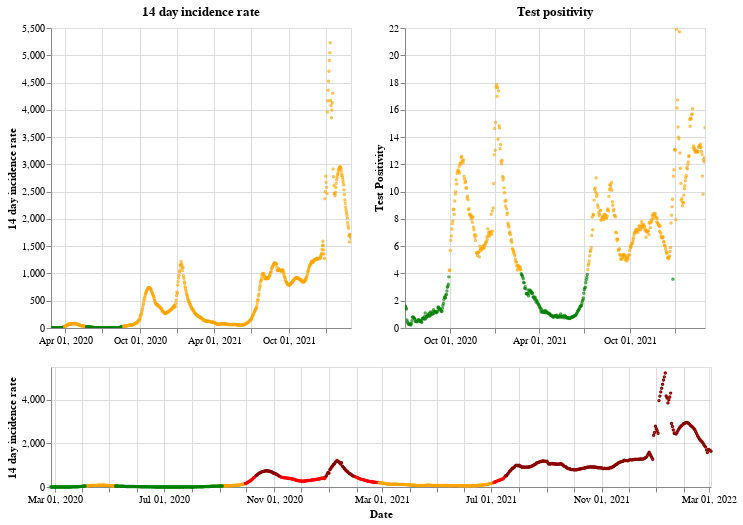

The notebook cell this image was saved under:
### Markdown cell above
## Northern Ireland

### Code cell
plot_traffic_light('Northern Ireland')

### Figure 1 — Vega-Lite specification as saved in the notebook (floating-point values rounded to 4 significant figures; data arrays with more than 128 entries replaced by an {"elided": "..."} marker saying what was removed)
{"config": {"view": {"continuousWidth": 400, "continuousHeight": 300}}, "vconcat": [{"hconcat": [{"mark": {"type": "point", "size": 2}, "encoding": {"color": {"condition": {"value": "green", "test": "(datum.twoWeeklyCasesRate <= 25)"}, "value": "orange"}, "tooltip": [{"type": "nominal", "field": "areaName"}, {"type": "temporal", "field": "date"}, {"type": "quantitative", "field": "twoWeeklyCasesRate"}, {"type": "quantitative", "field": "testPositivity"}], "x": {"type": "temporal", "axis": {"title": ""}, "field": "date", "scale": {"domain": {"selection": "DateBrush"}}, "timeUnit": "yearmonthdate"}, "y": {"type": "quantitative", "axis": {"title": "14 day incidence rate"}, "field": "twoWeeklyCasesRate"}}, "title": "14 day incidence rate", "width": 300}, {"mark": {"type": "point", "size": 2}, "encoding": {"color": {"condition": {"value": "green", "test": "(datum.testPositivity <= 4)"}, "value": "orange"}, "tooltip": [{"type": "nominal", "field": "areaName"}, {"type": "temporal", "field": "date"}, {"type": "quantitative", "field": "twoWeeklyCasesRate"}, {"type": "quantitative", "field": "testPositivity"}], "x": {"type": "temporal", "axis": {"title": ""}, "field": "date", "scale": {"domain": {"selection": "DateBrush"}}, "timeUnit": "yearmonthdate"}, "y": {"type": "quantitative", "axis": {"title": "Test Positivity"}, "field": "testPositivity"}}, "title": "Test positivity", "width": 300}]}, {"layer": [{"mark": {"type": "point", "size": 2}, "encoding": {"color": {"condition": {"value": "orange", "test": "(((datum.testPositivity < 4) && (datum.twoWeeklyCasesRate >= 50)) && (datum.twoWeeklyCasesRate < 200))"}, "value": "red"}, "opacity": {"condition": {"value": 1, "test": "((datum.twoWeeklyCasesRate >= 50) && (datum.twoWeeklyCasesRate < 500))"}, "value": 0}, "tooltip": [{"type": "nominal", "field": "areaName"}, {"type": "temporal", "field": "date"}, {"type": "quantitative", "field": "twoWeeklyCasesRate"}, {"type": "quantitative", "field": "testPositivity"}], "x": {"type": "temporal", "axis": {"title": "Date"}, "field": "date", "timeUnit": "yearmonthdate"}, "y": {"type": "quantitative", "axis": {"title": "14 day incidence rate"}, "field": "twoWeeklyCasesRate"}}, "selection": {"DateBrush": {"type": "interval", "encodings": ["x"], "fields": ["Time"]}}}, {"mark": {"type": "point", "size": 2}, "encoding": {"color": {"value": "darkred"}, "opacity": {"condition": {"value": 1, "test": "(datum.twoWeeklyCasesRate >= 500)"}, "value": 0}, "tooltip": [{"type": "nominal", "field": "areaName"}, {"type": "temporal", "field": "date"}, {"type": "quantitative", "field": "twoWeeklyCasesRate"}, {"type": "quantitative", "field": "testPositivity"}], "x": {"type": "temporal", "axis": {"title": "Date"}, "field": "date", "timeUnit": "yearmonthdate"}, "y": {"type": "quantitative", "axis": {"title": "14 day incidence rate"}, "field": "twoWeeklyCasesRate"}}}, {"mark": {"type": "point", "size": 2}, "encoding": {"color": {"condition": {"value": "green", "test": "((datum.testPositivity < 4) && (datum.twoWeeklyCasesRate < 50))"}, "value": "orange"}, "opacity": {"condition": {"value": 1, "test": "(datum.twoWeeklyCasesRate < 50)"}, "value": 0}, "tooltip": [{"type": "nominal", "field": "areaName"}, {"type": "temporal", "field": "date"}, {"type": "quantitative", "field": "twoWeeklyCasesRate"}, {"type": "quantitative", "field": "testPositivity"}], "x": {"type": "temporal", "axis": {"title": "Date"}, "field": "date", "timeUnit": "yearmonthdate"}, "y": {"type": "quantitative", "axis": {"title": "14 day incidence rate"}, "field": "twoWeeklyCasesRate"}}}], "height": 120, "width": 660}], "data": {"name": "data-07794b07113f1aa10e3cd53a52762f83"}, "$schema": "https://vega.github.io/schema/vega-lite/v4.8.1.json", "datasets": {"data-07794b07113f1aa10e3cd53a52762f83": {"elided": "737 records"}}}
